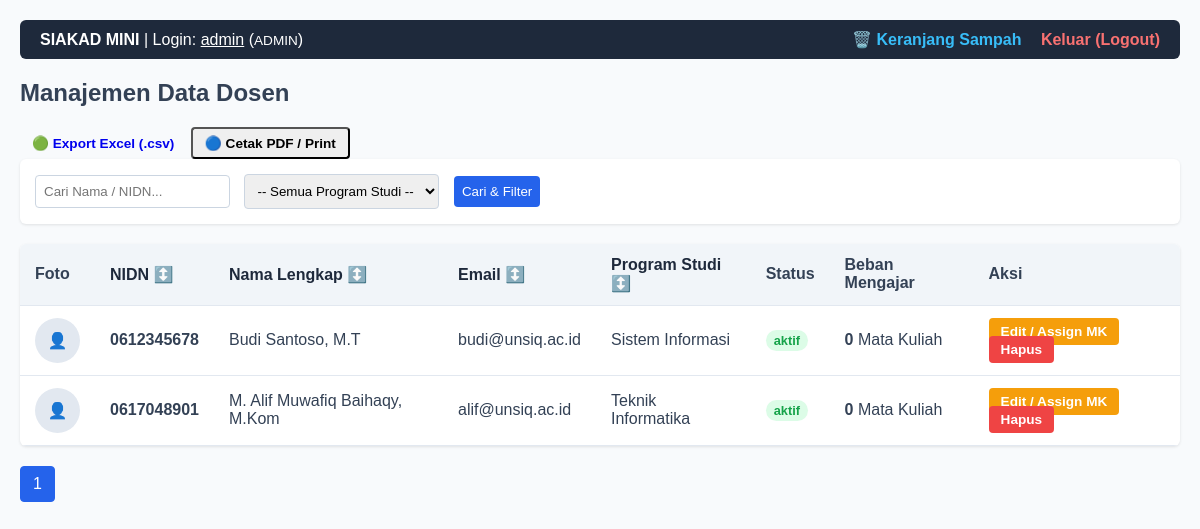
/index.php (signed in), run on the app's committed database.
### tables this page shows
CREATE TABLE `dosen` (
  `id` int(10) UNSIGNED NOT NULL,
  `nidn` char(10) NOT NULL,
  `nama` varchar(100) NOT NULL,
  `email` varchar(120) NOT NULL,
  `program_studi` enum('Teknik Informatika','Sistem Informasi','Teknik Elektro') NOT NULL,
  `foto` varchar(255) DEFAULT NULL,
  `status` enum('aktif','nonaktif') NOT NULL DEFAULT 'aktif',
  `created_at` timestamp NOT NULL DEFAULT current_timestamp(),
  `updated_at` timestamp NOT NULL DEFAULT current_timestamp() ON UPDATE current_timestamp(),
  `deleted_at` timestamp NULL DEFAULT NULL
);

### src/DosenRepository.php (called while the page is built, shortened)
<?php
class DosenRepository {
    private PDO $db;
    public function __construct(PDO $db) {
        $this->db = $db;
    }
    public function getAllActive(string $search, string $studi, string $sortCol, string $sortDir, int $limit, int $offset): array {
        $allowedCols = ['nama', 'nidn', 'email', 'program_studi', 'status'];
        $sortCol = in_array($sortCol, $allowedCols, true) ? $sortCol : 'nama';
        $sortDir = strtoupper($sortDir) === 'DESC' ? 'DESC' : 'ASC';
        $sql = "SELECT d.*, COUNT(dm.matakuliah_id) as total_mk
                FROM dosen d
                LEFT JOIN dosen_matakuliah dm ON d.id = dm.dosen_id
                WHERE d.deleted_at IS NULL";
        $params = [];
        $sql .= " GROUP BY d.id ORDER BY d.{$sortCol} {$sortDir} LIMIT :limit OFFSET :offset";
        $stmt = $this->db->prepare($sql);
        $stmt->bindValue(':limit', $limit, PDO::PARAM_INT);
        $stmt->bindValue(':offset', $offset, PDO::PARAM_INT);
        $stmt->execute();
        return $stmt->fetchAll();
    }
    public function countActive(string $search, string $studi): int {
        $sql = "SELECT COUNT(*) FROM dosen WHERE deleted_at IS NULL";
        $params = [];
        $stmt = $this->db->prepare($sql);
        $stmt->execute($params);
        return (int) $stmt->fetchColumn();
    }
}

### public/index.php (the view, shortened to what this page needs)
<?php
require_once __DIR__ . '/../src/DosenRepository.php';
$db = Database::getConnection();
$repo = new DosenRepository($db);
$search  = trim($_GET['q'] ?? '');
$studi   = trim($_GET['studi'] ?? '');
$sortCol = trim($_GET['sort'] ?? 'nama');
$sortDir = trim($_GET['dir'] ?? 'ASC');
$page      = max(1, (int)($_GET['page'] ?? 1));
$limit     = 5;
$offset    = ($page - 1) * $limit;
$dosenList = $repo->getAllActive($search, $studi, $sortCol, $sortDir, $limit, $offset);
$totalData = $repo->countActive($search, $studi);
$totalPages = ceil($totalData / $limit);
$nextDir = ($sortDir === 'ASC') ? 'DESC' : 'ASC';
?>
<!DOCTYPE html>
<html lang="id">
<head>
</head>
<body>
<div class="navbar">
    <div>
        <strong>SIAKAD MINI</strong> | Login: <u><?= htmlspecialchars($_SESSION['username'], ENT_QUOTES, 'UTF-8') ?></u>
        (<span style="text-transform: uppercase; font-size: 0.85rem;"><?= htmlspecialchars($_SESSION['role'], ENT_QUOTES, 'UTF-8') ?></span>)
    </div>
    <div>
        <?php if ($_SESSION['role'] === 'admin'): ?>
            <a href="trash.php" class="trash-link">🗑️ Keranjang Sampah</a>
        <?php endif; ?>
        <a href="logout.php">Keluar (Logout)</a>
    </div>
</div>
<h2>Manajemen Data Dosen</h2>
<div class="mb-3">
    <a href="export_excel.php" class="btn btn-success btn-sm">🟢 Export Excel (.csv)</a>
    <button onclick="window.print()" class="btn btn-secondary btn-sm">🔵 Cetak PDF / Print</button>
</div>
<div class="filter-box">
    <form method="GET" action="">
        <input type="text" name="q" placeholder="Cari Nama / NIDN..." value="<?= htmlspecialchars($search, ENT_QUOTES, 'UTF-8') ?>">
        <select name="studi">
            <option value="">-- Semua Program Studi --</option>
        </select>
        <button type="submit">Cari & Filter</button>
    </form>
</div>
<table>
    <thead>
        <tr>
            <th>Foto</th>
            <th><a href="?q=<?= urlencode($search) ?>&studi=<?= urlencode($studi) ?>&sort=nidn&dir=<?= $nextDir ?>">NIDN ↕️</a></th>
            <th><a href="?q=<?= urlencode($search) ?>&studi=<?= urlencode($studi) ?>&sort=nama&dir=<?= $nextDir ?>">Nama Lengkap ↕️</a></th>
            <th><a href="?q=<?= urlencode($search) ?>&studi=<?= urlencode($studi) ?>&sort=email&dir=<?= $nextDir ?>">Email ↕️</a></th>
            <th><a href="?q=<?= urlencode($search) ?>&studi=<?= urlencode($studi) ?>&sort=program_studi&dir=<?= $nextDir ?>">Program Studi ↕️</a></th>
            <th>Status</th>
            <th>Beban Mengajar</th>
            <th>Aksi</th>
        </tr>
    </thead>
    <tbody>
        <?php if (empty($dosenList)): ?>
            <tr><td colspan="8" style="text-align: center; color: #94a3b8;">Data dosen tidak ditemukan.</td></tr>
        <?php else: ?>
            <?php foreach ($dosenList as $dosen): ?>
                <tr>
                    <td>
                        <?php if (!empty($dosen['foto'])): ?>
                            <img src="../uploads/<?= htmlspecialchars($dosen['foto'], ENT_QUOTES, 'UTF-8') ?>" class="avatar" alt="Foto">
                        <?php else: ?>
                            <div class="avatar">👤</div>
                        <?php endif; ?>
                    </td>
                    <td><strong><?= htmlspecialchars($dosen['nidn'], ENT_QUOTES, 'UTF-8') ?></strong></td>
                    <td><?= htmlspecialchars($dosen['nama'], ENT_QUOTES, 'UTF-8') ?></td>
                    <td><?= htmlspecialchars($dosen['email'], ENT_QUOTES, 'UTF-8') ?></td>
                    <td><?= htmlspecialchars($dosen['program_studi'], ENT_QUOTES, 'UTF-8') ?></td>
                    <td>
                        <span style="padding: 3px 8px; border-radius: 12px; font-size: 0.8rem; font-weight: bold; background: <?= $dosen['status'] === 'aktif' ? '#dcfce7; color: #16a34a;' : '#fee2e2; color: #dc2626;' ?>">
                            <?= htmlspecialchars($dosen['status'], ENT_QUOTES, 'UTF-8') ?>
                        </span>
                    </td>
                    <td><strong><?= (int)$dosen['total_mk'] ?></strong> Mata Kuliah</td>
                    <td>
                        <a href="edit.php?id=<?= (int)$dosen['id'] ?>" class="btn btn-edit">Edit / Assign MK</a>
                        <?php if ($_SESSION['role'] === 'admin'): ?>
                            <a href="delete.php?id=<?= (int)$dosen['id'] ?>&csrf_token=<?= htmlspecialchars($_SESSION['csrf_token'], ENT_QUOTES, 'UTF-8') ?>"
                               class="btn btn-del"
                               onclick="return confirm('Apakah Anda yakin ingin memindahkan dosen ini ke Keranjang Sampah?')">Hapus</a>
                        <?php endif; ?>
                    </td>
                </tr>
            <?php endforeach; ?>
        <?php endif; ?>
    </tbody>
</table>
<div class="pagination">
    <?php for ($i = 1; $i <= $totalPages; $i++): ?>
        <a href="?q=<?= urlencode($search) ?>&studi=<?= urlencode($studi) ?>&sort=<?= urlencode($sortCol) ?>&dir=<?= urlencode($sortDir) ?>&page=<?= $i ?>"
           class="<?= $page === $i ? 'active' : '' ?>"><?= $i ?></a>
    <?php endfor; ?>
</div>
</body>
</html>

### public/index.php (style rules this page uses)
body { font-family: sans-serif; margin: 20px; background: #f8fafc; color: #334155; }
.navbar { display: flex; justify-content: space-between; align-items: center; background: #1e293b; color: white; padding: 10px 20px; border-radius: 6px; margin-bottom: 20px; }
.navbar a { color: #f87171; text-decoration: none; font-weight: bold; }
.trash-link { color: #38bdf8 !important; margin-right: 15px; }
.filter-box { background: white; padding: 15px; border-radius: 6px; box-shadow: 0 1px 3px rgba(0,0,0,0.1); margin-bottom: 20px; }
.filter-box input, .filter-box select, .filter-box button { padding: 8px; border: 1px solid #cbd5e1; border-radius: 4px; margin-right: 10px; }
.filter-box button { background: #2563eb; color: white; border: none; cursor: pointer; }
table { width: 100%; border-collapse: collapse; background: white; border-radius: 6px; overflow: hidden; box-shadow: 0 1px 3px rgba(0,0,0,0.1); }
th, td { padding: 12px 15px; text-align: left; border-bottom: 1px solid #e2e8f0; }
th { background: #f1f5f9; }
th a { text-decoration: none; color: #1e293b; font-weight: bold; }
.avatar { width: 45px; height: 45px; object-fit: cover; border-radius: 50%; background: #e2e8f0; display: inline-block; text-align: center; line-height: 45px; }
.btn { padding: 6px 12px; text-decoration: none; border-radius: 4px; font-size: 0.85rem; font-weight: bold; }
.btn-edit { background: #f59e0b; color: white; }
.btn-del { background: #ef4444; color: white; }
.pagination { margin-top: 20px; display: flex; gap: 5px; }
.pagination a { padding: 8px 12px; border: 1px solid #cbd5e1; background: white; text-decoration: none; color: #334155; border-radius: 4px; }
.pagination a.active { background: #2563eb; color: white; border-color: #2563eb; }

### data on the page
dosen: nidn "0612345678", nama "Budi Santoso, M.T", email "budi@unsiq.ac.id", program_studi "Sistem Informasi", status "aktif", total_mk "0"
dosen: nidn "0617048901", nama "M. Alif Muwafiq Baihaqy, M.Kom", email "alif@unsiq.ac.id", program_studi "Teknik Informatika", status "aktif", total_mk "0"

### other printed values
$_SESSION['username'] "admin"
$_SESSION['role'] "ADMIN"
